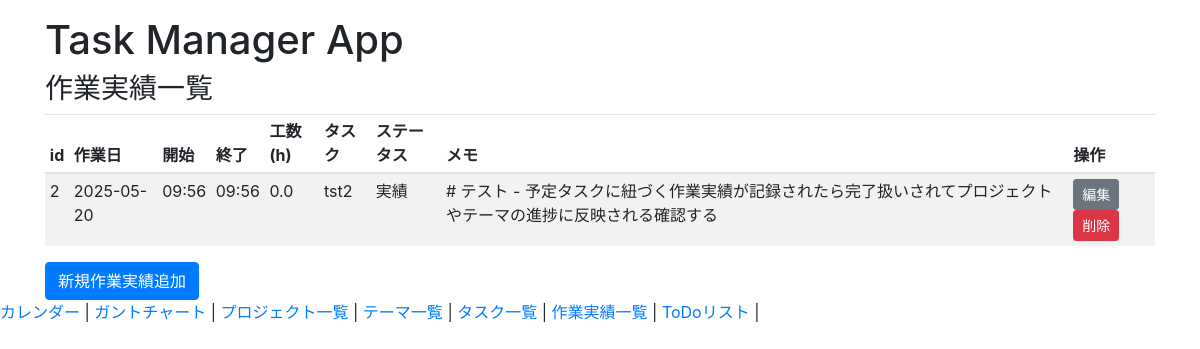
/worklogs, run on the app's committed database.
### app.py (models this page shows)
class TaskWorkLog(db.Model):  # タスクの作業実績
    id = db.Column(db.Integer, primary_key=True)
    task_id = db.Column(db.Integer, db.ForeignKey('task.id'))
    work_date = db.Column(db.Date)  # 作業日
    start_at = db.Column(db.DateTime)  # 実作業開始日時
    end_at = db.Column(db.DateTime)    # 実作業終了日時
    work_time = db.Column(db.Float)    # 工数（時間など）
    status = db.Column(db.String(20), default='実績')   # ←追加
    memo = db.Column(db.String(500))   # 備考（任意）
    project_id = db.Column(db.Integer, db.ForeignKey('project.id'), nullable=True)
    theme_id = db.Column(db.Integer, db.ForeignKey('theme.id'), nullable=True)

class Task(db.Model):
    id = db.Column(db.Integer, primary_key=True)
    project_id = db.Column(db.Integer, db.ForeignKey('project.id'), nullable=True)
    theme_id = db.Column(db.Integer, db.ForeignKey('theme.id'), nullable=True)
    created_at = db.Column(db.DateTime, default=datetime.utcnow)
    title = db.Column(db.String(100), nullable=False)
    detail = db.Column(db.String(1000))
    scheduled_start = db.Column(db.DateTime)
    scheduled_end = db.Column(db.DateTime)
    weight = db.Column(db.Integer, default=10)
    status = db.Column(db.String(20), default='未着手')
    is_completed = db.Column(db.Boolean, default=False)
    worklogs = db.relationship('TaskWorkLog', backref='task', lazy=True)
    parent_task_id = db.Column(db.Integer, db.ForeignKey('task.id'), nullable=True)
    subtasks = db.relationship('Task', backref=db.backref('parent_task', remote_side=[id]), lazy=True)

### app.py (the view)
@app.route('/worklogs')
def worklogs():
    logs = TaskWorkLog.query.order_by(TaskWorkLog.start_at.desc()).all()
    task_map = {t.id: t for t in Task.query.all()}
    return render_template('worklog_list.html', logs=logs, task_map=task_map)

### templates/worklog_list.html
{% extends "base.html" %}
{% block content %}
<h3>作業実績一覧</h3>
<table class="table table-striped table-sm">
  <thead>
    <tr>
      <th>id</th>
      <th>作業日</th>
      <th>開始</th>
      <th>終了</th>
      <th>工数(h)</th>
      <th>タスク</th>
      <th>ステータス</th>
      <th>メモ</th>
      <th>操作</th>
    </tr>
  </thead>
  <tbody>
    {% for log in logs %}
    <tr>
      <td>{{ log.id }}</td>
      <td>{{ log.start_at.strftime("%Y-%m-%d") if log.start_at else "" }}</td>
      <td>{{ log.start_at.strftime("%H:%M") if log.start_at else "" }}</td>
      <td>{{ log.end_at.strftime("%H:%M") if log.end_at else "" }}</td>
      <td>
        {% if log.start_at and log.end_at %}
          {{ ((log.end_at - log.start_at).total_seconds() / 3600)|round(2) }}
        {% else %}
          -
        {% endif %}
      </td>
      <td>
        {{ task_map[log.task_id].title if log.task_id in task_map else "(タスクなし)" }}
      </td>
      <td>{{ log.status }}</td>
      <td>{{ log.memo }}</td>
      <td>
        <a href="{{ url_for('edit_worklog', worklog_id=log.id) }}" class="btn btn-sm btn-secondary">編集</a>
        <form action="{{ url_for('delete_worklog', worklog_id=log.id) }}" method="post" style="display:inline;">
          <button class="btn btn-sm btn-danger" onclick="return confirm('削除しますか？')">削除</button>
        </form>
      </td>
    </tr>
    {% endfor %}
  </tbody>
</table>
<a href="{{ url_for('new_worklog') }}" class="btn btn-primary">新規作業実績追加</a>
{% endblock %}

### data on the page
TaskWorkLog: id "2", start_at "2025-05-20", start_at "09:56", end_at "09:56", end_at+start_at "0.0", status "実績", memo "# テスト - 予定タスクに紐づく作業実績が記録されたら完了扱いされてプロジェクトやテーマの進捗に反映される確認する"
Task: title "tst2"
